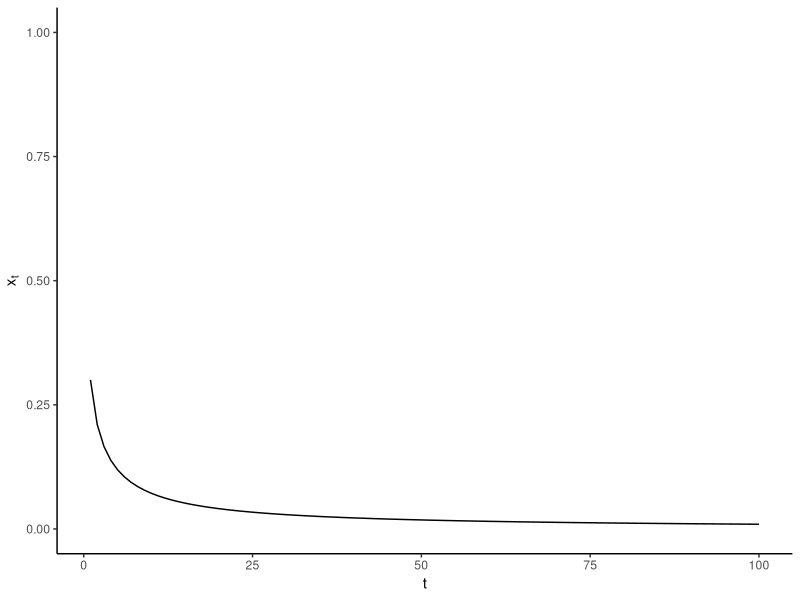
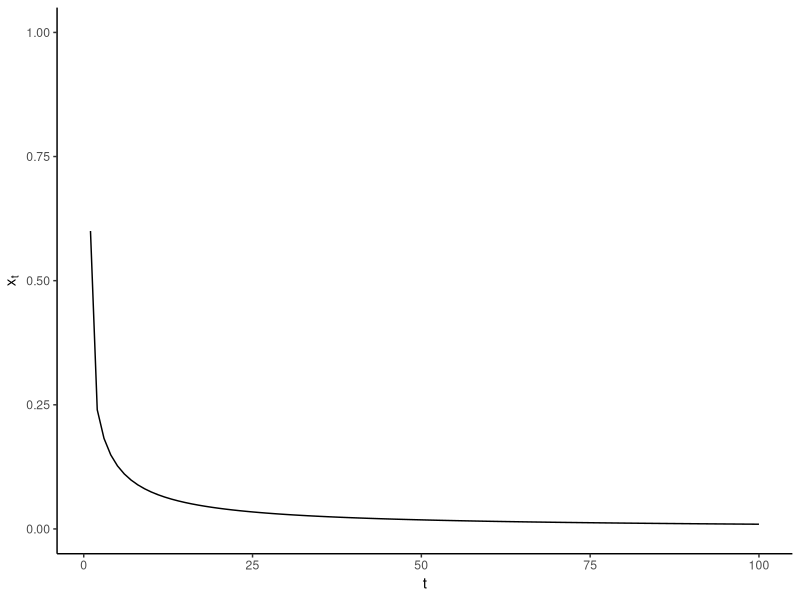
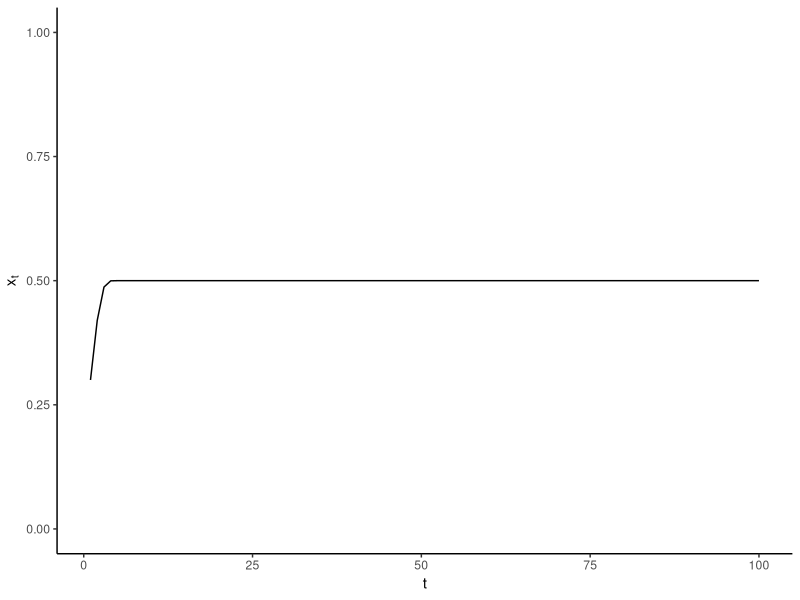
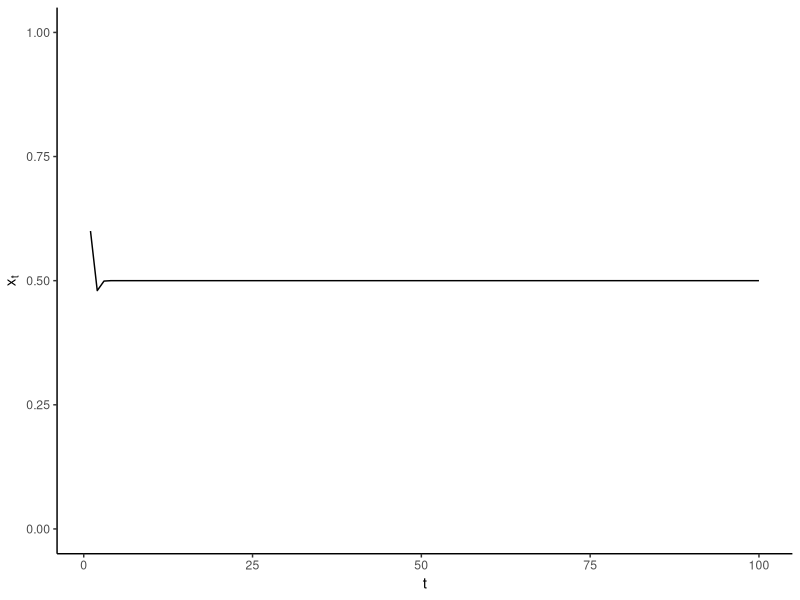
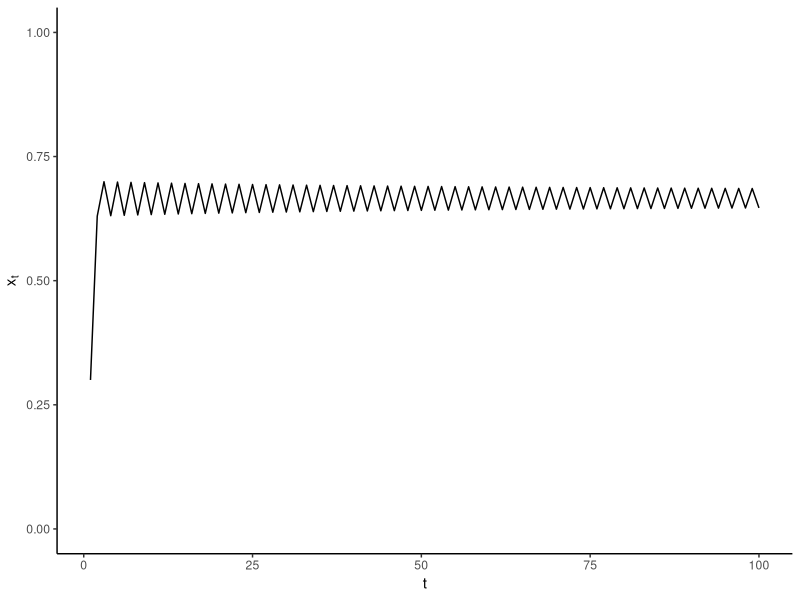
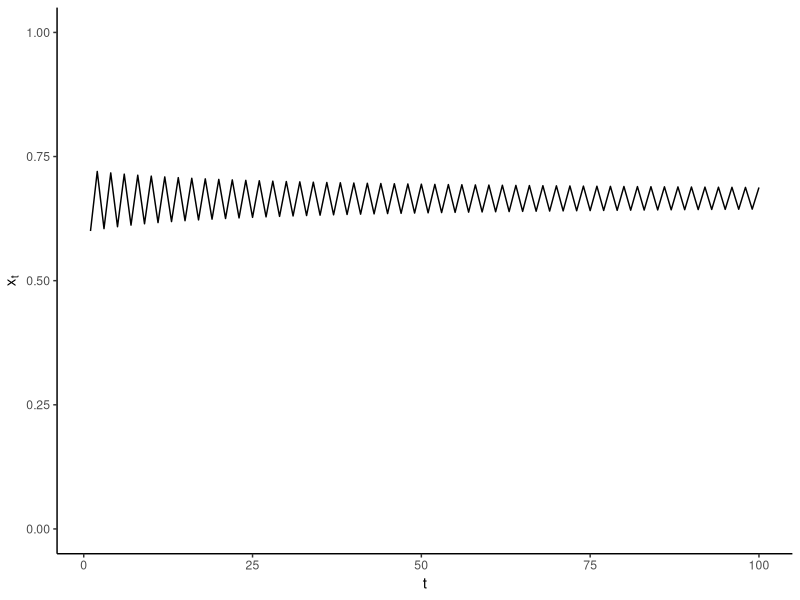
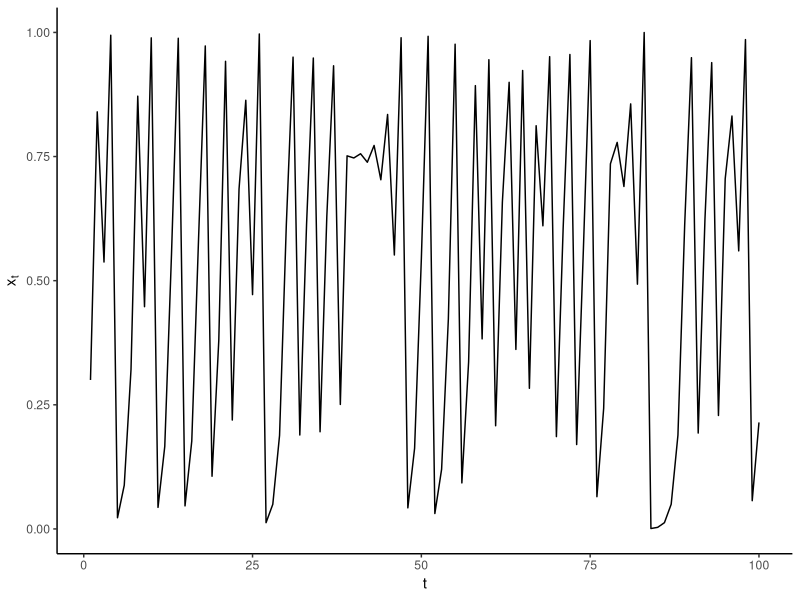
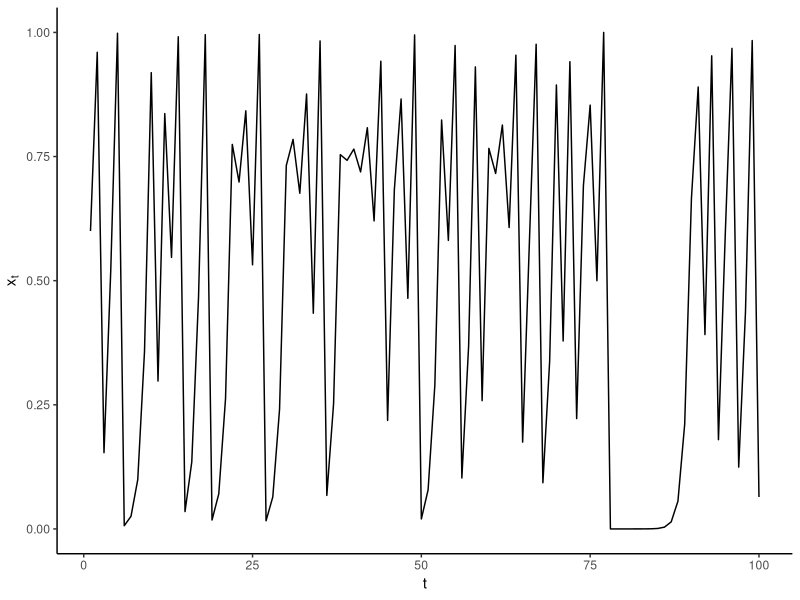

R code for these plots, in order:
## ---- chunk 1
knitr::opts_chunk$set(echo = TRUE, fig.align = "center");
## ---- chunk 2
library(ggplot2)

# x \in (0, 1)
logistic_map <- function(x, r) {
  r * x * (1 - x)
}

trace_plot <- function(g, x0, T=100) {
  xs <- numeric(T);
  xs[1] <- x0;
  for (i in 2:T) {
    xs[i] <- g(xs[i-1]);
  }
  qplot(1:T, xs, geom="line") + theme_classic() +
    xlab("t") + ylab(expression(x[t])) + ylim(0, 1)
}
## ---- chunk 3
g <- function(x) logistic_map(x, r=1.0);
trace_plot(g, x0=0.3)
## ---- chunk 4
trace_plot(g, x0=0.6)
## ---- chunk 5
g <- function(x) logistic_map(x, r=2.0);
trace_plot(g, x0=0.3)
## ---- chunk 6
trace_plot(g, x0=0.6)
## ---- chunk 7
g <- function(x) logistic_map(x, r=3.0);
trace_plot(g, x0=0.3)
## ---- chunk 8
trace_plot(g, x0=0.6)
## ---- chunk 9
g <- function(x) logistic_map(x, r=4.0);
trace_plot(g, x0=0.3)
## ---- chunk 10
trace_plot(g, x0=0.6)
## ---- chunk 11
iterate <- function(g, x0, T=100) {
  x <- x0;
  for (i in 1:T) {
    x <- g(x);
  }
  x
}

simulate <- function(g, x0) {
  data.frame(
    x.0 = x0,
    x.inf = vapply(x0,
      function(x0) iterate(g, x0), 0
    )
  )
}

## ---- chunk 12
predict_plot <- function(g, x0) {
  d <- simulate(g, x0);
  qplot(d$x.0, d$x.inf, geom="point") + 
    theme_classic() +
    xlab(expression(x[0])) +
    ylab(expression(x[infinity])) +
    xlim(0, 1) + ylim(0, 1) + coord_fixed()
}

step <- 0.02;
x0 <- seq(0 + step, 1 - step, by=step);
## ---- chunk 13
g <- function(x) logistic_map(x, r=2.0);
predict_plot(g, x0)
## ---- chunk 14
g <- function(x) logistic_map(x, r=4.0);
predict_plot(g, x0)
## ---- chunk 15
set.seed(1337); N <- 1000;
g <- function(x) logistic_map(x, r=4.0);
x.0 <- rbeta(N, 20, 10); x.inf <- iterate(g, x.0);
qplot(x.0, ylab="count") + theme_classic()
## ---- chunk 16
qplot(x.inf, ylab="count") + theme_classic()
